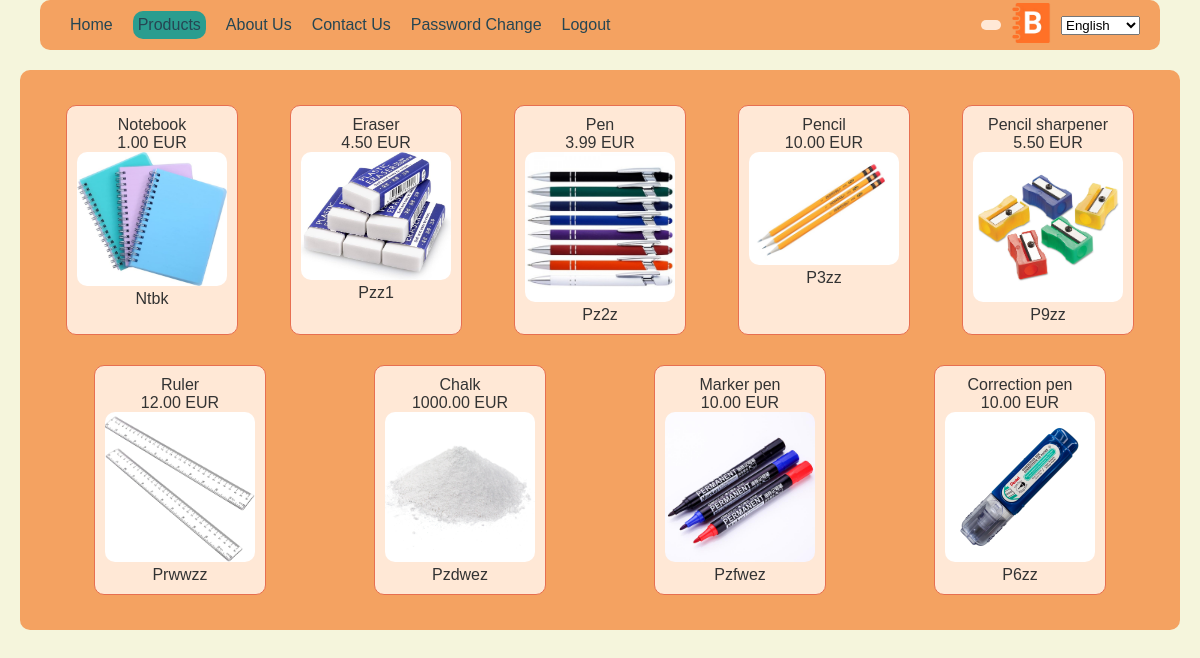
The page /Products.php (signed in) on the database its author committed.
### tables this page shows
CREATE TABLE Products (
    ID INT PRIMARY KEY AUTO_INCREMENT,
    NameEn CHAR(50),
    Price DECIMAL(10, 2),
    DescEn VARCHAR(5000),
    ImageFile CHAR(50),
    NameUa CHAR(50),
    DescUa VARCHAR(5000)
);

### CommonCode.php (the view, shortened to what this page needs)
<?php
$host = "localhost";
$userName = "root";
$psw = "";
$dbName = "Db4Webpage";
$conn = mysqli_connect($host, $userName, $psw, $dbName);
$arrayOfStrings = [];
$lang = $_SESSION["language"] === "UA" ? "Ukrainian" : "English";
$sql = "SELECT Name, $lang FROM Translations";
$result = mysqli_query($conn, $sql);
if ($result) {
    while ($row = mysqli_fetch_assoc($result)) {
        $arrayOfStrings[$row["Name"]] = $row[$lang];
    }
}
function NavigationBar($buttonToHighlight)
{
    global $arrayOfStrings;
?>
    <div class="NavCenter">
        <div class="NavBar">
            <div class="MainLinks">
                <a href="Home.php" <?php if ($buttonToHighlight == "Home") {
                                        echo "class='active'";
                                    } ?>><?= $arrayOfStrings["HomeTitle"] ?></a>
                <a href="Products.php" <?php if ($buttonToHighlight == "Products") {
                                            echo "class='active'";
                                        } ?>><?= $arrayOfStrings["ProductsTitle"] ?></a>
                <a href="About.php" <?php if ($buttonToHighlight == "About") {
                                        echo "class='active'";
                                    } ?>><?= $arrayOfStrings["AboutTitle"] ?></a>
                <a href="Contact.php" <?php if ($buttonToHighlight == "Contact") {
                                            echo "class='active'";
                                        } ?>><?= $arrayOfStrings["ContactTitle"] ?></a>
                <?php if (isset($_SESSION["UserLoggedIn"]) && $_SESSION["UserLoggedIn"]) { ?>
                    <a href="PasswordChange.php" <?php if ($buttonToHighlight == "PasswordChange") {
                                                        echo "class='active'";
                                                    } ?>>Password Change</a>
                    <a href="Logout.php" <?php if ($buttonToHighlight === "Logout") {
                                                echo "class='active'";
                                            } ?>><?= $arrayOfStrings["LogoutTitle"] ?></a>
                <?php } ?>
            </div>
            <div class="Icons">
                <div class="user-name">
                </div>
                <div class="logo-container">
                    <img src="./images/logo.png" alt="Logo" class="logo">
                </div>
                <form method="get">
                    <select name="language" onchange="this.form.submit()">
                        <option value="EN" <?= $_SESSION["language"] == "EN" ? "selected" : "" ?>>English</option>
                    </select>
                </form>
            </div>
        </div>
    </div>
    <?php
}
function buildProducts()
{
    global $conn;
    $sqlSelect = $conn->prepare("SELECT * from Products");
    $sqlSelect->execute();
    $result = $sqlSelect->get_result();
    while ($row = $result->fetch_assoc()) {
    ?>
        <div class="product">
            <div><?= ($_SESSION["language"] == "EN") ? $row["NameEn"] : $row["NameUa"] ?></div>
            <div><?= $row["Price"] ?> EUR</div>
            <img src="./images/<?= $row["ImageFile"] ?>">
            <div><?= ($_SESSION["language"] == "EN") ? $row["DescEn"] : $row["DescUa"] ?></div>
        </div>
<?php
    }
}
?>

### Website.css (style rules this page uses)
body { background-color: beige; color: #333; font-family: Arial, sans-serif; margin: 0; padding: 0; }
.NavCenter { display: flex; justify-content: center; }
.NavBar { width: 90%; background-color: #f4a261; height: 50px; display: flex; justify-content: space-between; align-items: center; padding: 0 20px; border-radius: 10px; position: relative; }
.MainLinks { display: flex; align-items: center; }
.NavBar a { margin: 10px; text-decoration: none; color: #264653; }
.Icons { display: flex; align-items: center; }
.Icons img { height: 40px; margin-right: 10px; }
.active { background-color: #2a9d8f; color: white; padding: 5px; border-radius: 10px; }
.product { margin: 15px; padding: 10px; background-color: #ffe8d6; border: 1px solid #e76f51; border-radius: 10px; text-align: center; }
.product img { max-width: 150px; border-radius: 10px; }
.user-name { font-size: 1.1em; font-weight: bold; color: #2a9d8f; background-color: #ffe8d6; padding: 5px 10px; border-radius: 10px; margin-right: 10px; transition: background-color 0.3s, color 0.3s; }

### rows shown on the page
products: NameEn "Notebook", Price "1.00", ImageFile (picture), DescEn "Ntbk"
products: NameEn "Eraser", Price "4.50", ImageFile (picture), DescEn "Pzz1"
products: NameEn "Pen", Price "3.99", ImageFile (picture), DescEn "Pz2z"
products: NameEn "Pencil", Price "10.00", ImageFile (picture), DescEn "P3zz"
products: NameEn "Pencil sharpener", Price "5.50", ImageFile (picture), DescEn "P9zz"
products: NameEn "Ruler", Price "12.00", ImageFile (picture), DescEn "Prwwzz"
products: NameEn "Chalk", Price "1000.00", ImageFile (picture), DescEn "Pzdwez"
products: NameEn "Marker pen", Price "10.00", ImageFile (picture), DescEn "Pzfwez"
products: NameEn "Correction pen", Price "10.00", ImageFile (picture), DescEn "P6zz"

### other values the page prints
$arrayOfStrings["HomeTitle"] "Home"
$arrayOfStrings["ProductsTitle"] "Products"
$arrayOfStrings["AboutTitle"] "About Us"
$arrayOfStrings["ContactTitle"] "Contact Us"
$arrayOfStrings["LogoutTitle"] "Logout"
